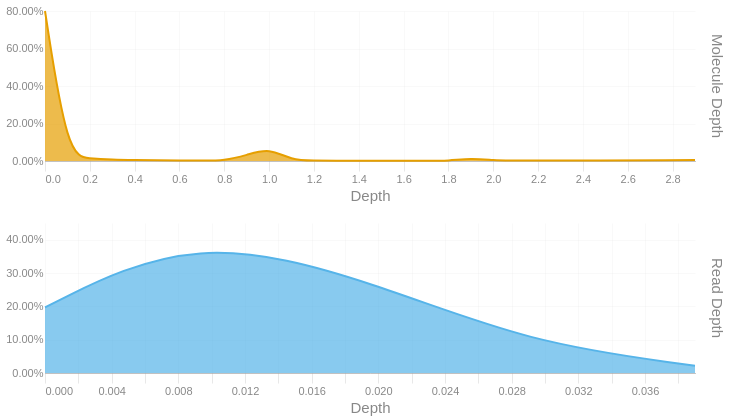

Notebook source saved alongside this figure:
### Code cell
readdep = depth_hist(tb['Read Depth'], q99, 3)
readdep = readdep.with_columns(pl.lit('Read Depth').alias('Metric'))
if not SKIPLR:
    moldep = depth_hist(tb['Molecule Depth'], mol_q99, 1)
    moldep = moldep.with_columns(pl.lit('Molecule Depth').alias('Metric'))
    _hist = pl.concat([readdep, moldep])
    _hist = _hist.filter(pl.col('Proportion') != 0)
    with SafeRender(_hist):
        (
            alt.Chart(_hist)        
            .mark_area(interpolate = "basis")
            .encode(
                x=alt.X('Bin:Q').scale(domainMin=0).axis(alt.Axis(title='Depth')),
                y = alt.Y('Proportion:Q', title = None).axis(format = '.2%'),
                color = alt.Color('Metric:N').legend(None),
                row = alt.Row("Metric:N").header(title = None, labelOrient = 'right'),
                tooltip = [
                    alt.Tooltip("Metric:N", title = "Metric"),
                    alt.Tooltip('Interval:N', title = "Depth Interval"),
                    alt.Tooltip('Proportion:Q', title = "% Alignments").format('.2%')
                ]
            )
            .resolve_scale(x='independent', y='independent')
            .properties(
                height = 150, width = 650,
                usermeta={'embedOptions': {'downloadFileName': f'{samplename}.depth.hist'}}
            )
        ).display()
else:
    readdep = readdep.filter(pl.col('Proportion') != 0)
    with SafeRender(readdep):
        (
            alt.Chart(readdep)        
            .mark_area(interpolate = "basis")
            .encode(
                x=alt.X('Bin:Q').scale(domainMin=0).axis(alt.Axis(title='Depth')),
                y = alt.Y('Proportion:Q', title = None).axis(format = '.2%'),
                tooltip = [
                    alt.Tooltip('Interval:N', title = "Depth Interval"),
                    alt.Tooltip('Proportion:Q', title = "% Alignments").format('.2%')
                ]
            )
            .properties(
                usermeta={'embedOptions': {'downloadFileName': f'{samplename}.depth.hist'}}
            )
        ).display()

### Figure 1 — Vega-Lite specification as saved in the notebook (floating-point values rounded to 4 significant figures)
{"width": 650, "height": 150, "config": {"title": {"anchor": "start", "dy": -15, "fontSize": 18, "color": "#888888", "subtitleColor": "#888888", "subtitleFontSize": 14}, "arc": {"fill": "#0072B2"}, "axis": {"domainColor": "#888888", "domainWidth": 0.5, "gridWidth": 0.2, "grid": false, "titleFontWeight": 400, "titleFontSize": 15, "labelFontSize": 11, "labelColor": "#888888", "tickColor": "#888888", "tickWidth": 0.2, "titleColor": "#888888"}, "axisBand": {"grid": false}, "axisX": {"grid": true, "tickSize": 10, "domainCap": "round"}, "axisY": {"domain": false, "grid": true, "tickSize": 0, "domainCap": "round"}, "background": "transparent", "header": {"labelFontSize": 15, "labelColor": "#888888", "titleFontSize": 15, "titleFontWeight": 600, "titleColor": "#888888"}, "legend": {"labelFont": "sans-serif", "labelFontSize": 12, "labelColor": "#888888", "symbolSize": 100, "symbolType": "circle", "titleFontSize": 12, "titlePadding": 10, "titleColor": "#888888", "title": null}, "range": {"category": ["#E69F00", "#56B4E9", "#009E73", "#F0E442", "#0072B2", "#D55E00", "#CC79A7", "#000000"], "diverging": ["#cfe8f3", "#a2d4ec", "#73bfe2", "#46abdb", "#1696d2", "#12719e"]}, "area": {"fill": "#0072B2", "fillOpacity": 0.7, "line": true, "strokeOpacity": 0.7}, "line": {"color": "#0072B2", "stroke": "#0072B2", "strokeWidth": 2}, "trail": {"color": "#0072B2", "stroke": "#0072B2", "strokeWidth": 0, "size": 1}, "point": {"filled": true, "fillOpacity": 1.0, "size": 95}, "text": {"color": "#888888", "fontSize": 11, "align": "right", "fontWeight": 400, "size": 11}, "bar": {"fill": "#0072B2", "stroke": null}, "view": {"stroke": null, "continuousWidth": 660, "continuousHeight": 400}}, "data": {"name": "data-89058d319d1e3391ad783a9f6c937910"}, "mark": {"type": "area", "interpolate": "basis"}, "encoding": {"color": {"field": "Metric", "legend": null, "type": "nominal"}, "row": {"field": "Metric", "header": {"title": null, "labelOrient": "right"}, "type": "nominal"}, "tooltip": [{"field": "Metric", "title": "Metric", "type": "nominal"}, {"field": "Interval", "title": "Depth Interval", "type": "nominal"}, {"field": "Proportion", "format": ".2%", "title": "% Alignments", "type": "quantitative"}], "x": {"axis": {"title": "Depth"}, "field": "Bin", "scale": {"domainMin": 0}, "type": "quantitative"}, "y": {"axis": {"format": ".2%"}, "field": "Proportion", "title": null, "type": "quantitative"}}, "resolve": {"scale": {"x": "independent", "y": "independent"}}, "usermeta": {"embedOptions": {"downloadFileName": "S6_Annis_4791.depth.hist"}}, "$schema": "https://vega.github.io/schema/vega-lite/v6.1.0.json", "datasets": {"data-89058d319d1e3391ad783a9f6c937910": [{"Bin": 0.0, "Interval": "0.0-0.001", "Proportion": 0.197, "Metric": "Read Depth"}, {"Bin": 0.009, "Interval": "0.009-0.011", "Proportion": 0.422, "Metric": "Read Depth"}, {"Bin": 0.02, "Interval": "0.02-0.021", "Proportion": 0.268, "Metric": "Read Depth"}, {"Bin": 0.029, "Interval": "0.029-0.031", "Proportion": 0.09, "Metric": "Read Depth"}, {"Bin": 0.039, "Interval": "0.039-0.04", "Proportion": 0.022, "Metric": "Read Depth"}, {"Bin": 0.0, "Interval": "0.0-0.1", "Proportion": 0.8, "Metric": "Molecule Depth"}, {"Bin": 0.1, "Interval": "0.1-0.2", "Proportion": 0.026, "Metric": "Molecule Depth"}, {"Bin": 0.2, "Interval": "0.2-0.3", "Proportion": 0.013, "Metric": "Molecule Depth"}, {"Bin": 0.3, "Interval": "0.3-0.4", "Proportion": 0.007, "Metric": "Molecule Depth"}, {"Bin": 0.4, "Interval": "0.4-0.5", "Proportion": 0.005, "Metric": "Molecule Depth"}, {"Bin": 0.5, "Interval": "0.5-0.6", "Proportion": 0.004, "Metric": "Molecule Depth"}, {"Bin": 0.6, "Interval": "0.6-0.7", "Proportion": 0.003, "Metric": "Molecule Depth"}, {"Bin": 0.7, "Interval": "0.7-0.8", "Proportion": 0.002, "Metric": "Molecule Depth"}, {"Bin": 0.8, "Interval": "0.8-0.9", "Proportion": 0.002, "Metric": "Molecule Depth"}, {"Bin": 0.9, "Interval": "0.9-1.0", "Proportion": 0.031, "Metric": "Molecule Depth"}, {"Bin": 1.0, "Interval": "1.0-1.1", "Proportion": 0.07, "Metric": "Molecule Depth"}, {"Bin": 1.1, "Interval": "1.1-1.2", "Proportion": 0.004, "Metric": "Molecule Depth"}, {"Bin": 1.2, "Interval": "1.2-1.3", "Proportion": 0.002, "Metric": "Molecule Depth"}, {"Bin": 1.3, "Interval": "1.3-1.4", "Proportion": 0.001, "Metric": "Molecule Depth"}, {"Bin": 1.4, "Interval": "1.4-1.5", "Proportion": 0.001, "Metric": "Molecule Depth"}, {"Bin": 1.5, "Interval": "1.5-1.6", "Proportion": 0.001, "Metric": "Molecule Depth"}, {"Bin": 1.6, "Interval": "1.6-1.7", "Proportion": 0.001, "Metric": "Molecule Depth"}, {"Bin": 1.7, "Interval": "1.7-1.8", "Proportion": 0.001, "Metric": "Molecule Depth"}, {"Bin": 1.8, "Interval": "1.8-1.9", "Proportion": 0.001, "Metric": "Molecule Depth"}, {"Bin": 1.9, "Interval": "1.9-2.0", "Proportion": 0.014, "Metric": "Molecule Depth"}, {"Bin": 2.0, "Interval": "2.0-2.1", "Proportion": 0.005, "Metric": "Molecule Depth"}, {"Bin": 2.1, "Interval": "2.1-2.2", "Proportion": 0.001, "Metric": "Molecule Depth"}, {"Bin": 2.9, "Interval": "2.9-3.02", "Proportion": 0.005, "Metric": "Molecule Depth"}]}}
